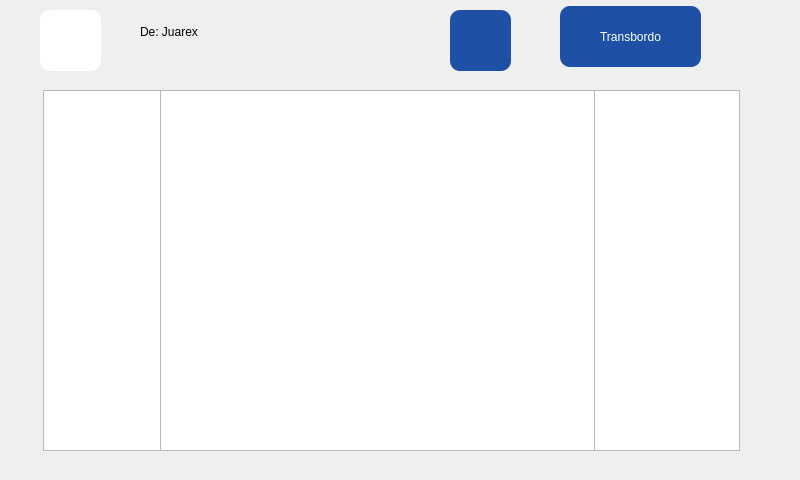
<?xml version="1.0" encoding="UTF-8"?>
<ui version="4.0">
 <class>Form</class>
 <widget class="QWidget" name="Form">
  <property name="geometry">
   <rect>
    <x>0</x>
    <y>0</y>
    <width>800</width>
    <height>480</height>
   </rect>
  </property>
  <property name="minimumSize">
   <size>
    <width>800</width>
    <height>480</height>
   </size>
  </property>
  <property name="maximumSize">
   <size>
    <width>800</width>
    <height>480</height>
   </size>
  </property>
  <property name="windowTitle">
   <string>Form</string>
  </property>
  <widget class="QLabel" name="label_font">
   <property name="geometry">
    <rect>
     <x>0</x>
     <y>0</y>
     <width>800</width>
     <height>480</height>
    </rect>
   </property>
   <property name="maximumSize">
    <size>
     <width>800</width>
     <height>16777215</height>
    </size>
   </property>
   <property name="text">
    <string/>
   </property>
   <property name="pixmap">
    <pixmap>../Imagenes/cangrejo.jpg</pixmap>
   </property>
   <property name="scaledContents">
    <bool>true</bool>
   </property>
  </widget>
  <widget class="QPushButton" name="opcion">
   <property name="geometry">
    <rect>
     <x>560</x>
     <y>6</y>
     <width>141</width>
     <height>61</height>
    </rect>
   </property>
   <property name="sizePolicy">
    <sizepolicy hsizetype="Expanding" vsizetype="Expanding">
     <horstretch>0</horstretch>
     <verstretch>0</verstretch>
    </sizepolicy>
   </property>
   <property name="autoFillBackground">
    <bool>false</bool>
   </property>
   <property name="styleSheet">
    <string notr="true">QPushButton{
font: 87 14pt &quot;Arial Black&quot;;
color: rgb(255, 255, 255);
background-color: rgb(30, 81, 165);
border-radius: 10px;
}</string>
   </property>
   <property name="text">
    <string>Transbordo</string>
   </property>
  </widget>
  <widget class="QLabel" name="Parada">
   <property name="geometry">
    <rect>
     <x>140</x>
     <y>10</y>
     <width>281</width>
     <height>43</height>
    </rect>
   </property>
   <property name="styleSheet">
    <string notr="true">QLabel{
font: 24pt &quot;MS Shell Dlg 2&quot;;

}
</string>
   </property>
   <property name="text">
    <string>De: Juarex</string>
   </property>
  </widget>
  <widget class="QTreeWidget" name="list_serv">
   <property name="geometry">
    <rect>
     <x>160</x>
     <y>90</y>
     <width>435</width>
     <height>351</height>
    </rect>
   </property>
   <property name="styleSheet">
    <string notr="true">font: 22pt &quot;MS Shell Dlg 2&quot;;</string>
   </property>
   <property name="verticalScrollBarPolicy">
    <enum>Qt::ScrollBarAlwaysOff</enum>
   </property>
   <property name="horizontalScrollBarPolicy">
    <enum>Qt::ScrollBarAlwaysOff</enum>
   </property>
   <property name="textElideMode">
    <enum>Qt::ElideRight</enum>
   </property>
   <property name="rootIsDecorated">
    <bool>true</bool>
   </property>
   <property name="itemsExpandable">
    <bool>true</bool>
   </property>
   <property name="expandsOnDoubleClick">
    <bool>false</bool>
   </property>
   <attribute name="headerVisible">
    <bool>false</bool>
   </attribute>
   <attribute name="headerDefaultSectionSize">
    <number>200</number>
   </attribute>
   <attribute name="headerMinimumSectionSize">
    <number>233</number>
   </attribute>
   <attribute name="headerStretchLastSection">
    <bool>false</bool>
   </attribute>
   <column>
    <property name="text">
     <string notr="true">1</string>
    </property>
   </column>
  </widget>
  <widget class="QTreeWidget" name="list_trans2">
   <property name="enabled">
    <bool>true</bool>
   </property>
   <property name="geometry">
    <rect>
     <x>390</x>
     <y>90</y>
     <width>350</width>
     <height>361</height>
    </rect>
   </property>
   <property name="styleSheet">
    <string notr="true">font: 22pt &quot;MS Shell Dlg 2&quot;;</string>
   </property>
   <property name="horizontalScrollBarPolicy">
    <enum>Qt::ScrollBarAlwaysOff</enum>
   </property>
   <property name="dragEnabled">
    <bool>false</bool>
   </property>
   <attribute name="headerVisible">
    <bool>false</bool>
   </attribute>
   <attribute name="headerMinimumSectionSize">
    <number>215</number>
   </attribute>
   <column>
    <property name="text">
     <string notr="true">1</string>
    </property>
   </column>
  </widget>
  <widget class="QTreeWidget" name="list_trans1">
   <property name="enabled">
    <bool>true</bool>
   </property>
   <property name="geometry">
    <rect>
     <x>43</x>
     <y>90</y>
     <width>344</width>
     <height>361</height>
    </rect>
   </property>
   <property name="styleSheet">
    <string notr="true">font: 22pt &quot;MS Shell Dlg 2&quot;;</string>
   </property>
   <property name="horizontalScrollBarPolicy">
    <enum>Qt::ScrollBarAlwaysOff</enum>
   </property>
   <property name="dragEnabled">
    <bool>false</bool>
   </property>
   <attribute name="headerVisible">
    <bool>false</bool>
   </attribute>
   <attribute name="headerMinimumSectionSize">
    <number>215</number>
   </attribute>
   <column>
    <property name="text">
     <string notr="true">1</string>
    </property>
   </column>
  </widget>
  <widget class="QTreeWidget" name="list_serv_2">
   <property name="enabled">
    <bool>true</bool>
   </property>
   <property name="geometry">
    <rect>
     <x>43</x>
     <y>90</y>
     <width>344</width>
     <height>361</height>
    </rect>
   </property>
   <property name="styleSheet">
    <string notr="true">font: 22pt &quot;MS Shell Dlg 2&quot;;</string>
   </property>
   <property name="horizontalScrollBarPolicy">
    <enum>Qt::ScrollBarAlwaysOff</enum>
   </property>
   <property name="autoScroll">
    <bool>false</bool>
   </property>
   <property name="dragEnabled">
    <bool>false</bool>
   </property>
   <property name="horizontalScrollMode">
    <enum>QAbstractItemView::ScrollPerItem</enum>
   </property>
   <attribute name="headerVisible">
    <bool>false</bool>
   </attribute>
   <attribute name="headerDefaultSectionSize">
    <number>104</number>
   </attribute>
   <attribute name="headerMinimumSectionSize">
    <number>215</number>
   </attribute>
   <column>
    <property name="text">
     <string notr="true">1</string>
    </property>
   </column>
  </widget>
  <widget class="QTreeWidget" name="list_serv_3">
   <property name="enabled">
    <bool>true</bool>
   </property>
   <property name="geometry">
    <rect>
     <x>390</x>
     <y>90</y>
     <width>350</width>
     <height>361</height>
    </rect>
   </property>
   <property name="styleSheet">
    <string notr="true">font: 22pt &quot;MS Shell Dlg 2&quot;;</string>
   </property>
   <property name="horizontalScrollBarPolicy">
    <enum>Qt::ScrollBarAlwaysOff</enum>
   </property>
   <property name="dragEnabled">
    <bool>false</bool>
   </property>
   <attribute name="headerVisible">
    <bool>false</bool>
   </attribute>
   <attribute name="headerMinimumSectionSize">
    <number>215</number>
   </attribute>
   <column>
    <property name="text">
     <string notr="true">1</string>
    </property>
   </column>
  </widget>
  <widget class="QTreeWidget" name="list_trans">
   <property name="geometry">
    <rect>
     <x>160</x>
     <y>90</y>
     <width>435</width>
     <height>361</height>
    </rect>
   </property>
   <property name="styleSheet">
    <string notr="true">font: 22pt &quot;MS Shell Dlg 2&quot;;</string>
   </property>
   <property name="verticalScrollBarPolicy">
    <enum>Qt::ScrollBarAlwaysOff</enum>
   </property>
   <property name="horizontalScrollBarPolicy">
    <enum>Qt::ScrollBarAlwaysOff</enum>
   </property>
   <property name="textElideMode">
    <enum>Qt::ElideRight</enum>
   </property>
   <property name="rootIsDecorated">
    <bool>true</bool>
   </property>
   <property name="itemsExpandable">
    <bool>true</bool>
   </property>
   <property name="expandsOnDoubleClick">
    <bool>false</bool>
   </property>
   <attribute name="headerVisible">
    <bool>false</bool>
   </attribute>
   <attribute name="headerDefaultSectionSize">
    <number>200</number>
   </attribute>
   <attribute name="headerMinimumSectionSize">
    <number>233</number>
   </attribute>
   <attribute name="headerStretchLastSection">
    <bool>false</bool>
   </attribute>
   <column>
    <property name="text">
     <string notr="true">1</string>
    </property>
   </column>
  </widget>
  <widget class="QLabel" name="label_retroceder">
   <property name="geometry">
    <rect>
     <x>40</x>
     <y>10</y>
     <width>61</width>
     <height>61</height>
    </rect>
   </property>
   <property name="styleSheet">
    <string notr="true">background-color: rgb(255, 255, 255);
border-radius: 10px;</string>
   </property>
   <property name="text">
    <string/>
   </property>
   <property name="pixmap">
    <pixmap>../Imagenes/atras_boton.png</pixmap>
   </property>
   <property name="scaledContents">
    <bool>true</bool>
   </property>
   <property name="alignment">
    <set>Qt::AlignCenter</set>
   </property>
  </widget>
  <widget class="QLabel" name="label_avanzar">
   <property name="geometry">
    <rect>
     <x>450</x>
     <y>10</y>
     <width>61</width>
     <height>61</height>
    </rect>
   </property>
   <property name="styleSheet">
    <string notr="true">background-color: rgb(30, 81, 165);
border-radius: 10px;</string>
   </property>
   <property name="text">
    <string/>
   </property>
   <property name="pixmap">
    <pixmap>../Imagenes/adelante_boton.png</pixmap>
   </property>
   <property name="scaledContents">
    <bool>true</bool>
   </property>
   <property name="alignment">
    <set>Qt::AlignCenter</set>
   </property>
  </widget>
  <zorder>label_font</zorder>
  <zorder>opcion</zorder>
  <zorder>Parada</zorder>
  <zorder>list_trans2</zorder>
  <zorder>list_trans1</zorder>
  <zorder>list_serv_2</zorder>
  <zorder>list_serv_3</zorder>
  <zorder>list_serv</zorder>
  <zorder>list_trans</zorder>
  <zorder>label_retroceder</zorder>
  <zorder>label_avanzar</zorder>
 </widget>
 <resources/>
 <connections/>
</ui>
